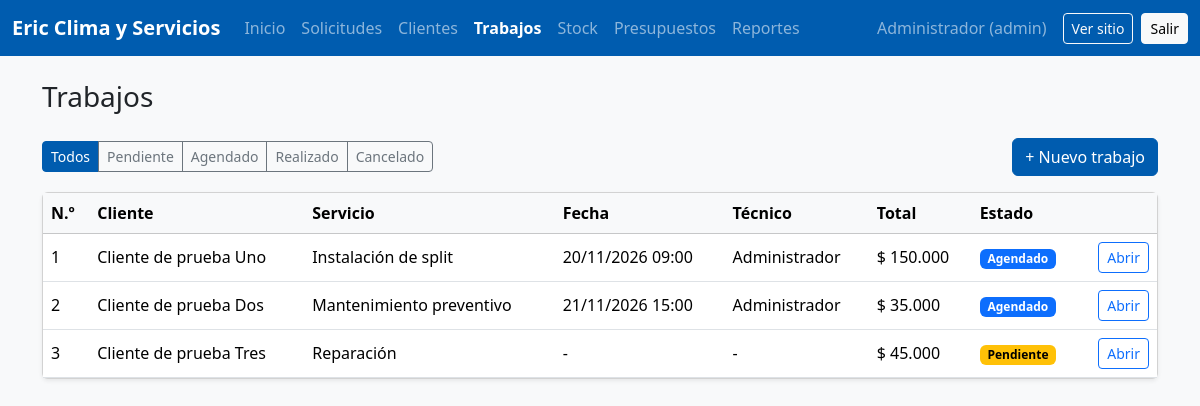
/admin/trabajos.php (signed in), run on the app's committed database.
### tables this page shows
CREATE TABLE trabajos (
    id               INT AUTO_INCREMENT PRIMARY KEY,
    cliente_id       INT NOT NULL,
    equipo_id        INT NULL,
    servicio_id      INT NOT NULL,
    tecnico_id       INT NULL,
    fecha_agendada   DATETIME NULL,
    fecha_realizado  DATE NULL,
    estado           ENUM('pendiente','agendado','realizado','cancelado') NOT NULL DEFAULT 'pendiente',
    total            DECIMAL(12,2) NOT NULL DEFAULT 0,
    garantia_hasta   DATE NULL,
    observaciones    TEXT NULL,
    CONSTRAINT fk_trabajos_cliente  FOREIGN KEY (cliente_id)  REFERENCES clientes(id)  ON DELETE RESTRICT,
    CONSTRAINT fk_trabajos_equipo   FOREIGN KEY (equipo_id)   REFERENCES equipos(id)   ON DELETE SET NULL,
    CONSTRAINT fk_trabajos_servicio FOREIGN KEY (servicio_id) REFERENCES servicios(id) ON DELETE RESTRICT,
    CONSTRAINT fk_trabajos_tecnico  FOREIGN KEY (tecnico_id)  REFERENCES usuarios(id)  ON DELETE SET NULL,
    UNIQUE KEY uq_tecnico_horario (tecnico_id, fecha_agendada),
    INDEX idx_trabajos_estado (estado)
);

CREATE TABLE clientes (
    id          INT AUTO_INCREMENT PRIMARY KEY,
    nombre      VARCHAR(120) NOT NULL,
    telefono    VARCHAR(30)  NOT NULL,
    email       VARCHAR(120) NULL,
    direccion   VARCHAR(150) NOT NULL,
    localidad   VARCHAR(80)  NOT NULL DEFAULT 'Bahía Blanca',
    activo      TINYINT(1) NOT NULL DEFAULT 1,
    fecha_alta  DATETIME NOT NULL DEFAULT CURRENT_TIMESTAMP,
    INDEX idx_clientes_nombre (nombre),
    INDEX idx_clientes_telefono (telefono)
);

CREATE TABLE servicios (
    id           INT AUTO_INCREMENT PRIMARY KEY,
    nombre       VARCHAR(80) NOT NULL UNIQUE,
    descripcion  TEXT NULL,
    precio_base  DECIMAL(12,2) NOT NULL DEFAULT 0,
    activo       TINYINT(1) NOT NULL DEFAULT 1
);

CREATE TABLE usuarios (
    id             INT AUTO_INCREMENT PRIMARY KEY,
    nombre         VARCHAR(100) NOT NULL,
    email          VARCHAR(120) NOT NULL UNIQUE,
    password_hash  VARCHAR(255) NOT NULL,
    rol            ENUM('admin','tecnico') NOT NULL DEFAULT 'tecnico',
    activo         TINYINT(1) NOT NULL DEFAULT 1,
    fecha_alta     DATETIME NOT NULL DEFAULT CURRENT_TIMESTAMP
);

### web/app/config.php (called while the page is built, shortened)
<?php
function e($texto): string
{
    return htmlspecialchars((string)$texto, ENT_QUOTES, 'UTF-8');
}
function pesos($n): string
{
    return '$ ' . number_format((float)$n, 0, ',', '.');
}

### web/app/auth.php (called while the page is built, shortened)
<?php
require_once __DIR__ . '/config.php';
function usuario_actual(): ?array
{
    return $_SESSION['usuario'] ?? null;
}

### web/admin/trabajos.php (the view, shortened to what this page needs)
<?php
require_once __DIR__ . '/../app/auth.php';
require_once __DIR__ . '/../app/layout.php';
$db = db();
$estados = ['pendiente', 'agendado', 'realizado', 'cancelado'];
$filtro = in_array($_GET['estado'] ?? '', $estados, true) ? $_GET['estado'] : '';
$sql = 'SELECT t.*, c.nombre AS cliente, c.direccion, s.nombre AS servicio, u.nombre AS tecnico
        FROM trabajos t
        JOIN clientes c ON c.id = t.cliente_id
        JOIN servicios s ON s.id = t.servicio_id
        LEFT JOIN usuarios u ON u.id = t.tecnico_id';
$st = $db->prepare($sql . ($filtro ? ' WHERE t.estado = ?' : '') . ' ORDER BY t.fecha_agendada IS NULL, t.fecha_agendada, t.id DESC');
$st->execute($filtro ? [$filtro] : []);
$trabajos = $st->fetchAll();
layout_inicio('Trabajos', 'trabajos');
?>
<div class="d-flex flex-wrap gap-2 mb-3 align-items-center">
    <div class="btn-group flex-wrap">
        <a href="trabajos.php" class="btn btn-sm <?= $filtro === '' ? 'btn-marca' : 'btn-outline-secondary' ?>">Todos</a>
        <?php foreach ($estados as $es): ?>
            <a href="trabajos.php?estado=<?= $es ?>" class="btn btn-sm <?= $filtro === $es ? 'btn-marca' : 'btn-outline-secondary' ?>"><?= ucfirst($es) ?></a>
        <?php endforeach; ?>
    </div>
    <button class="btn btn-marca ms-auto" data-bs-toggle="collapse" data-bs-target="#nuevoTrabajo">+ Nuevo trabajo</button>
</div>
<div class="card shadow-sm">
    <div class="table-responsive">
        <table class="table table-hover align-middle mb-0">
            <thead class="table-light"><tr><th>N.º</th><th>Cliente</th><th>Servicio</th><th>Fecha</th><th>Técnico</th><th>Total</th><th>Estado</th><th></th></tr></thead>
            <tbody>
            <?php foreach ($trabajos as $t): ?>
                <tr>
                    <td><?= $t['id'] ?></td>
                    <td><?= e($t['cliente']) ?></td>
                    <td><?= e($t['servicio']) ?></td>
                    <td class="text-nowrap"><?= $t['fecha_agendada'] ? date('d/m/Y H:i', strtotime($t['fecha_agendada'])) : '-' ?></td>
                    <td><?= e($t['tecnico'] ?? '-') ?></td>
                    <td class="text-nowrap"><?= pesos($t['total']) ?></td>
                    <td><?= badge_estado($t['estado']) ?></td>
                    <td class="text-end"><a class="btn btn-sm btn-outline-primary" href="trabajos.php?ver=<?= $t['id'] ?>">Abrir</a></td>
                </tr>
            <?php endforeach; ?>
            </tbody>
        </table>
    </div>
</div>
<?php layout_fin();

### web/app/layout.php (shortened to what this page needs)
<?php
function layout_inicio(string $titulo, string $activo = ''): void
{
    $u = usuario_actual();
    $menu = [
        'index'       => 'Inicio',
        'solicitudes' => 'Solicitudes',
        'clientes'    => 'Clientes',
        'trabajos'    => 'Trabajos',
        'materiales'  => 'Stock',
        'presupuestos' => 'Presupuestos',
    ];
    if (es_admin()) $menu['reportes'] = 'Reportes';
    ?>
<!doctype html>
<html lang="es">
<head>
    <link href="https://cdn.jsdelivr.net/npm/bootstrap@5.3.3/dist/css/bootstrap.min.css" rel="stylesheet">
    <link href="../assets/css/estilos.css" rel="stylesheet">
</head>
<body class="bg-light">
<nav class="navbar navbar-expand-lg navbar-dark bg-marca">
    <div class="container-fluid">
        <a class="navbar-brand fw-bold" href="index.php"><?= e(EMPRESA) ?></a>
        <div class="collapse navbar-collapse" id="menu">
            <ul class="navbar-nav me-auto">
                <?php foreach ($menu as $pagina => $texto): ?>
                    <li class="nav-item">
                        <a class="nav-link <?= $activo === $pagina ? 'active fw-semibold' : '' ?>" href="<?= $pagina ?>.php"><?= $texto ?></a>
                    </li>
                <?php endforeach; ?>
            </ul>
            <span class="navbar-text me-3"><?= e($u['nombre']) ?> (<?= e($u['rol']) ?>)</span>
            <a class="btn btn-sm btn-outline-light me-2" href="../public/index.php" target="_blank">Ver sitio</a>
            <a class="btn btn-sm btn-light" href="logout.php">Salir</a>
        </div>
    </div>
</nav>
<main class="container py-4">
    <h1 class="h3 mb-4"><?= e($titulo) ?></h1>
<?php
}
function layout_fin(): void
{
    ?>
</main>
</body>
</html>
<?php
}
function badge_estado(string $estado): string
{
    $colores = ['pendiente' => 'warning', 'agendado' => 'primary', 'realizado' => 'success', 'cancelado' => 'secondary',
                'contactado' => 'info', 'convertida' => 'success', 'descartada' => 'secondary',
                'aceptado' => 'success', 'rechazado' => 'danger', 'vencido' => 'secondary'];
    return '<span class="badge text-bg-' . ($colores[$estado] ?? 'light') . '">' . e(ucfirst($estado)) . '</span>';
}

### web/assets/css/estilos.css (style rules this page uses)
:root { --marca: #005caf; --marca-oscuro: #00468c; --marca-claro: #e8f1fb; }
.bg-marca { background-color: var(--marca) !important; }
.btn-marca { background-color: var(--marca); border-color: var(--marca); color: #fff; }

### data on the page
trabajos: id "1", cliente.nombre "Cliente de prueba Uno", servicio.nombre "Instalación de split", fecha_agendada "20/11/2026 09:00", tecnico.nombre "Administrador", total "$ 150.000", estado "Agendado"
trabajos: id "2", cliente.nombre "Cliente de prueba Dos", servicio.nombre "Mantenimiento preventivo", fecha_agendada "21/11/2026 15:00", tecnico.nombre "Administrador", total "$ 35.000", estado "Agendado"
trabajos: id "3", cliente.nombre "Cliente de prueba Tres", servicio.nombre "Reparación", tecnico "-", total "$ 45.000", estado "Pendiente"

### other printed values
EMPRESA "Eric Clima y Servicios"
$texto "Inicio"
$texto "Solicitudes"
$texto "Clientes"
$texto "Trabajos"
$texto "Stock"
$texto "Presupuestos"
$texto "Reportes"
$u['nombre'] "Administrador"
$u['rol'] "admin"
$titulo "Trabajos"
$es "Pendiente"
$es "Agendado"
$es "Realizado"
$es "Cancelado"
